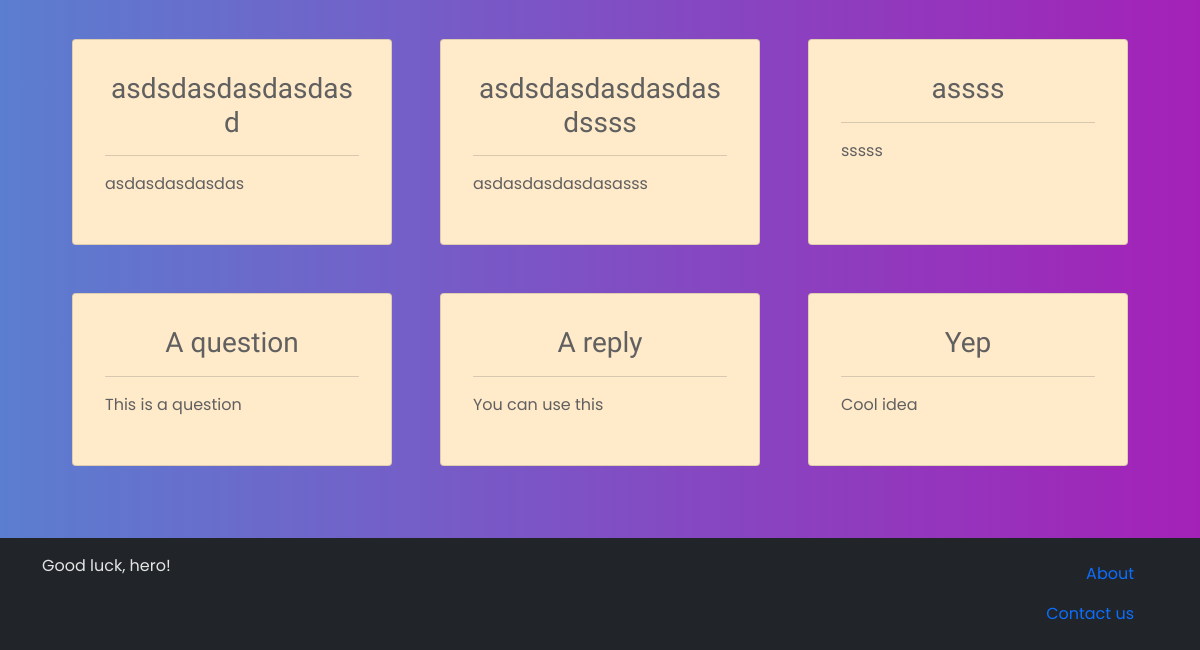
The page /explore/ (lower part) on the database as committed earlier.
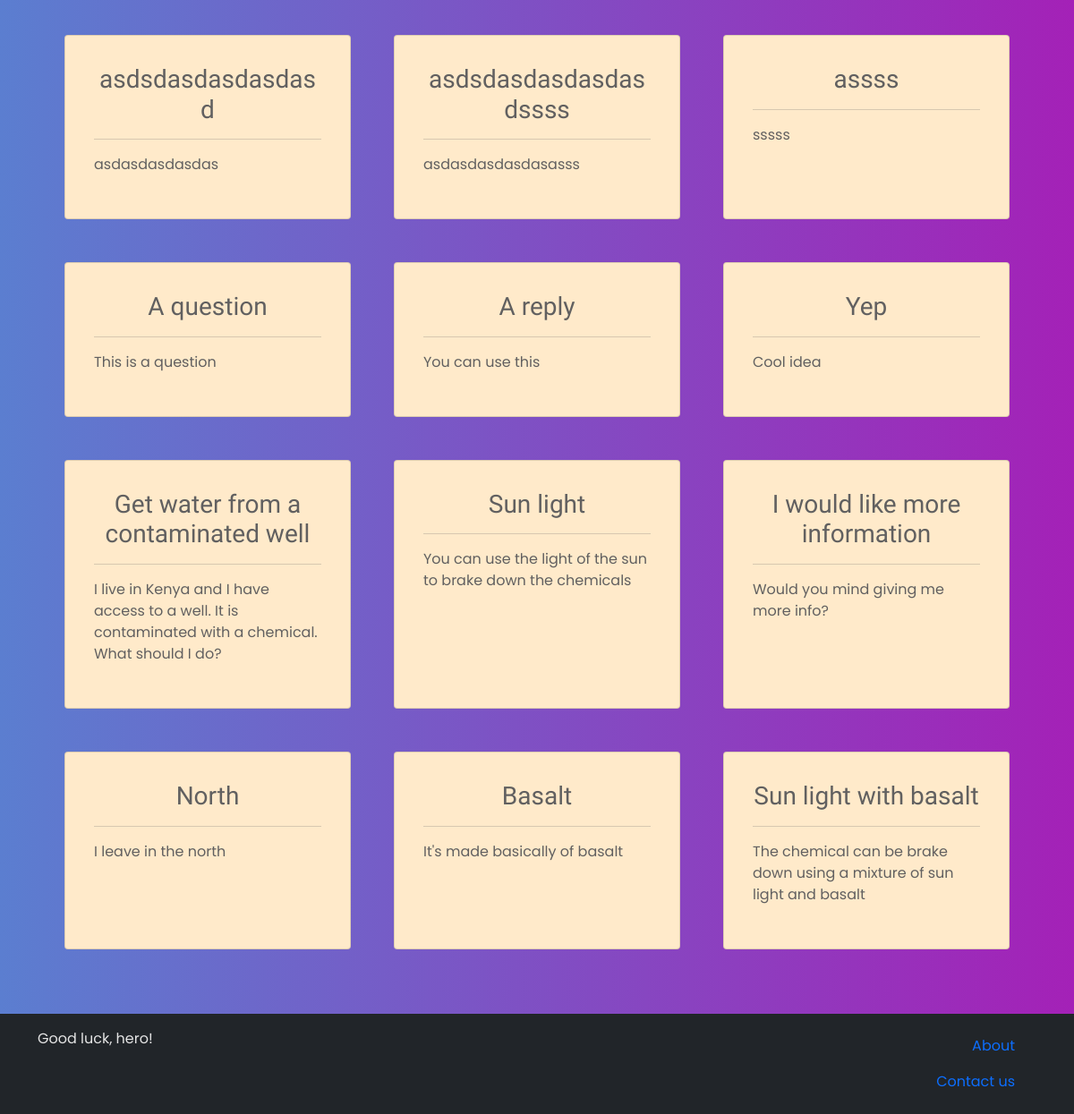
The same page on the database as committed later.
### main/models.py (models this page shows, shortened)
class Post(models.Model):
    title = models.CharField(max_length=120)
    text = models.CharField(max_length=2000)
    author = models.ForeignKey(User, on_delete=models.PROTECT)
    reply_tab = models.IntegerField(null=True, blank=True)

### main/views.py (the view)
# urls.py: path('explore/', explore, name="explore"),
def explore(request):
    posts = Post.objects.all()
    return render(request, 'explore.html', {'posts':posts})

### main/templatetags/hero_comments.py (called while the page is built)
@register.simple_tag
def get_tabs(post):
    response = "<select class='form-select' onchange='select_tab(this)'><option selected>Select tab</options>"
    tabs = Tab.objects.all().filter(post=post)
    if len(tabs) == 0:
        return ""
    for tab in tabs:
        response += f'<option value="rtab_{tab.id}">{tab.title}</option>'
    response += "</select>"
    return format_html(response)

### main/templates/explore.html (shortened to what this page needs)
{% extends 'base.html' %}
{% block content %}
<div class='d-flex row mt-5 justify-content-center'>
    {% for post in posts %}
        {% include 'builder/post_prev.html' %}
    {% endfor %}
</div>
{% endblock content %}

### main/templates/base.html (shortened to what this page needs)
{% load static %}
<!DOCTYPE html>
<html>
<head>
    <link href="https://cdn.jsdelivr.net/npm/bootstrap@5.0.2/dist/css/bootstrap.min.css" rel="stylesheet">
    <link rel="stylesheet" href="{% static 'css/main.css' %}">
</head>
<body>
    <main role='main' class='p-5'>
        {% block content %}{% endblock %}
    </main>
    <footer class="footer py-3">
        <div class="container">
            <div class='row'>
                <div class='col-8'>
                    <p>Good luck, hero!</p>
                </div>
                <div class='col text-end'>
                    <a class='nav-link mx-2' href="#">About</a>
                    <a class='nav-link mx-2' href="#">Contact us</a>
                </div>
            </div>
        </div>
    </footer>
</body>
</html>

### main/templates/builder/post_prev.html (shortened to what this page needs)
{% load hero_comments %}
<div class="card m-4 p-3 post-preview rounded" style="width: 20rem;" onclick="{% if selected == 'focused' %}focused(this){% endif %}">
    <div class="card-body">
        <div class='row'>
            <h5 class="card-title my-0 text-center">
                <a href="{% url 'post' id=post.id %}" class='text-decoration-none fs-3'>{{post.title}}</a>
            </h5>
        </div>
        <hr>
        <div class='row'>
            <p>{{post.text}}</p>
        </div>
    </div>
</div>

### main/static/css/main.css (style rules this page uses)
html { overflow-x: hidden; }
body { color: #e4e4e4; padding-top: 50px; background-color: rgb(91, 126, 208); background-image: linear-gradient(to right, rgb(91, 126, 208) , #A421B7); font-family: 'Poppins', sans-serif; min-height: 100vh; overflow-x: hidden; }
.footer { background-color: #212529; position: sticky; top: 100%; }
.post-preview { transition: 0.5s; color: #616060; background-color: #ffeaca; }
.post-preview a { color:#616060 }
.card-title { font-family: 'Ubuntu', sans-serif; }

Rows that differ between the two databases and show on the page:
added Post: title "Get water from a contaminated well", text "I live in Kenya and I have access to a well. It is contaminated with a chemical. What should I do?"
added Post: title "Sun light", text "You can use the light of the sun to brake down the chemicals"
added Post: title "I would like more information", text "Would you mind giving me more info?"
added Post: title "North", text "I leave in the north"
added Post: title "Basalt", text "It's made basically of basalt"
added Post: title "Sun light with basalt", text "The chemical can be brake down using a mixture of sun light and basalt"
